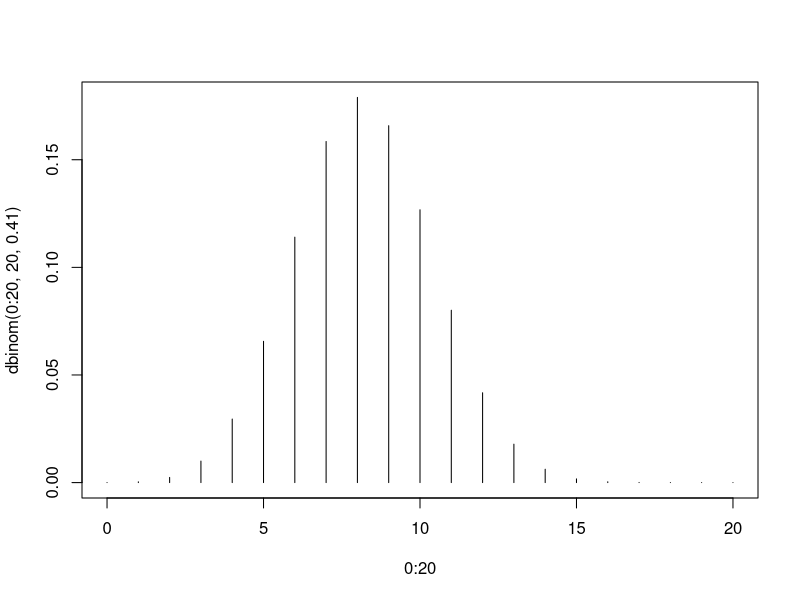

Here is the R script that generated this plot:
## ---- chunk 1
x <- c(0, 1, 2, 3, 4, 5)
p <- c(4/50, 8/50, 16/50, 14/50, 6/50, 2/50)
## ---- chunk 2
mu <- sum(x*p)
mu
## ---- chunk 3
v <- sum((x-mu)^2*p)
sqrt(v)
## ---- chunk 4
dbinom(11, 20, 0.41)
dbinom(12, 20, 0.41)
## ---- chunk 5
dbinom(0:12, 20, 0.41)
sum(dbinom(0:12, 20, 0.41))
## ---- chunk 6
plot(0:20, dbinom(0:20, 20, 0.41), type = "h")
